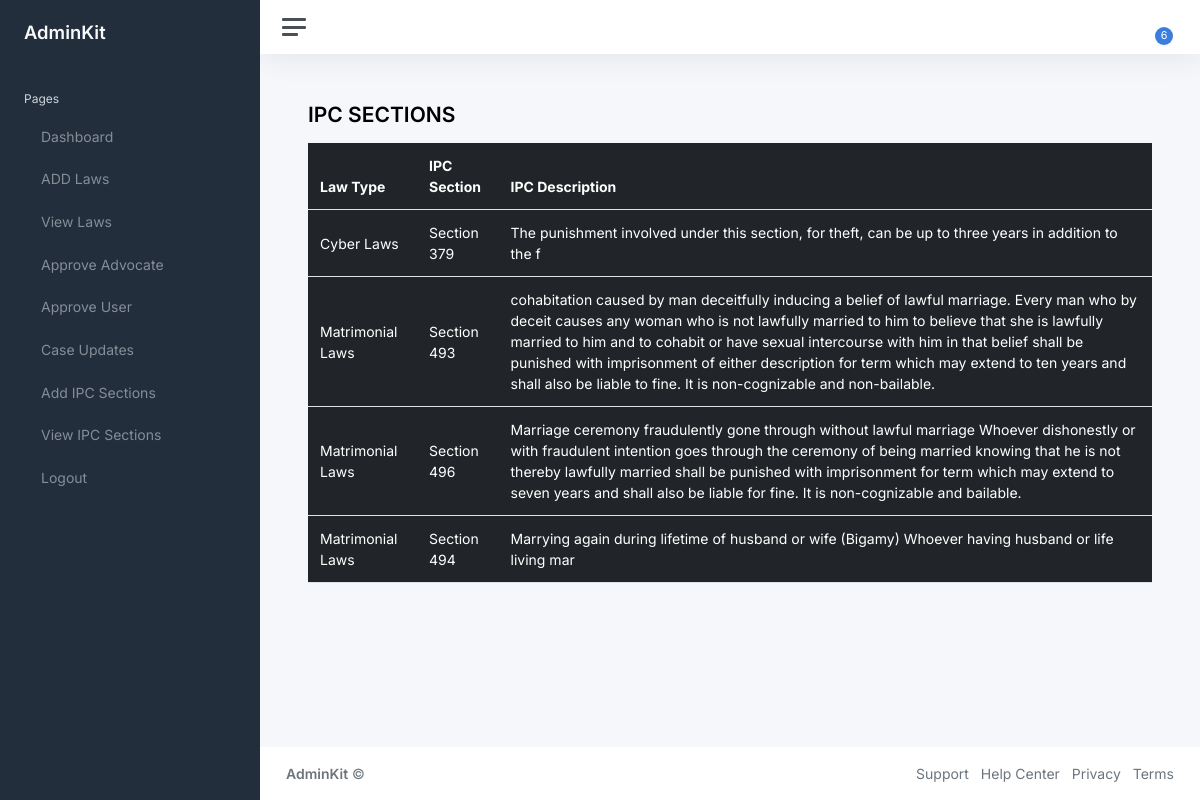
/viewipcsections/, run on the app's committed database.
### Admin_app/models.py (models this page shows)
class IPCSections(models.Model):
    type = models.ForeignKey(Law,on_delete=CASCADE,null=True,blank=False)
    ipcsection = models.CharField(max_length=20)
    ipcdescription = models.CharField(max_length=100)

class Law(models.Model):
    type = models.CharField(max_length=20)
    def __str__(self):
        return self.type

### Admin_app/views.py (the view)
# urls.py: path('viewipcsections/',views.viewipcsections, name='viewipcsections'),
def viewipcsections(request):
    data = IPCSections.objects.all()
    print(data)
    count = Advocatedb.objects.filter(status=0).count()
    print(count)
    countaccptcase = BookAdvocatedb.objects.filter(status__in=[0,1,2,3,4]).count()
    countuser = Userdb.objects.filter(status=0).count()
    countnoti = count+countaccptcase+countuser
    return render (request,'viewipcsections.html',{'data':data,'count':count, 'countuser':countuser, 'countaccptcase':countaccptcase, 'countnoti':countnoti})

### Admin_app/templates/viewipcsections.html (shortened to what this page needs)
{% extends 'Adminindex.html' %}
{% block content %}
<main class="content">
    <div class="container-fluid p-0">
        <h1 class="h3 mb-3"><strong>IPC SECTIONS</strong> </h1>
            <table class="table table-dark">
                <thead>
                        <th scope="col">Law Type</th>
                        <th scope="col">IPC Section</th>
                        <th scope="col">IPC Description</th>
                </thead>
                <tbody>
                    {% for i in data %}
                    <tr>
                        <td>{{i.type}}</td>
                        <td>{{i.ipcsection}}</td>
                        <td>{{i.ipcdescription}}</td>
                    </tr>
                    {% endfor%}
                </tbody>
            </table>
    </div>
</main>
{% endblock %}

### data on the page
IPCSections: type "Cyber Laws", ipcsection "Section 379", ipcdescription "The punishment involved under this section, for theft, can be up to three years in addition to the f"
IPCSections: type "Matrimonial Laws", ipcsection "Section 493", ipcdescription "cohabitation caused by man deceitfully inducing a belief of lawful marriage. Every man who by deceit causes any woman who is not lawfully married to him to believe that she is lawfully married to him and to cohabit or have sexual intercourse with him in that belief shall be punished with imprisonment of either description for term which may extend to ten years and shall also be liable to fine. It is non-cognizable and non-bailable."
IPCSections: type "Matrimonial Laws", ipcsection "Section 496", ipcdescription "Marriage ceremony fraudulently gone through without lawful marriage Whoever dishonestly or with fraudulent intention goes through the ceremony of being married knowing that he is not thereby lawfully married shall be punished with imprisonment for term which may extend to seven years and shall also be liable for fine. It is non-cognizable and bailable."
IPCSections: type "Matrimonial Laws", ipcsection "Section 494", ipcdescription "Marrying again during lifetime of husband or wife (Bigamy) Whoever having husband or life living mar"

### other printed values
{{ countnoti }} "6"
